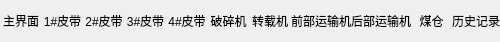
      <widget class="QFrame" name="func">
       <property name="minimumSize">
        <size>
         <width>500</width>
         <height>19</height>
        </size>
       </property>
       <property name="maximumSize">
        <size>
         <width>16777215</width>
         <height>42</height>
        </size>
       </property>
       <layout class="QHBoxLayout" name="layout_func">
        <property name="spacing">
         <number>0</number>
        </property>
        <property name="leftMargin">
         <number>0</number>
        </property>
        <property name="topMargin">
         <number>0</number>
        </property>
        <property name="rightMargin">
         <number>0</number>
        </property>
        <property name="bottomMargin">
         <number>0</number>
        </property>
        <item>
         <widget class="QLabel" name="label_main">
          <property name="text">
           <string>主界面</string>
          </property>
          <property name="alignment">
           <set>Qt::AlignCenter</set>
          </property>
         </widget>
        </item>
        <item>
         <widget class="QLabel" name="label_belt1">
          <property name="text">
           <string>1#皮带</string>
          </property>
          <property name="alignment">
           <set>Qt::AlignCenter</set>
          </property>
         </widget>
        </item>
        <item>
         <widget class="QLabel" name="label_belt2">
          <property name="text">
           <string>2#皮带</string>
          </property>
          <property name="alignment">
           <set>Qt::AlignCenter</set>
          </property>
         </widget>
        </item>
        <item>
         <widget class="QLabel" name="label_belt3">
          <property name="text">
           <string>3#皮带</string>
          </property>
          <property name="alignment">
           <set>Qt::AlignCenter</set>
          </property>
         </widget>
        </item>
        <item>
         <widget class="QLabel" name="label_belt4">
          <property name="text">
           <string>4#皮带</string>
          </property>
          <property name="alignment">
           <set>Qt::AlignCenter</set>
          </property>
         </widget>
        </item>
        <item>
         <widget class="QLabel" name="label_broker">
          <property name="text">
           <string>破碎机</string>
          </property>
          <property name="alignment">
           <set>Qt::AlignCenter</set>
          </property>
         </widget>
        </item>
        <item>
         <widget class="QLabel" name="label_loader">
          <property name="text">
           <string>转载机</string>
          </property>
          <property name="alignment">
           <set>Qt::AlignCenter</set>
          </property>
         </widget>
        </item>
        <item>
         <widget class="QLabel" name="label_tranp1">
          <property name="text">
           <string>前部运输机</string>
          </property>
          <property name="alignment">
           <set>Qt::AlignCenter</set>
          </property>
         </widget>
        </item>
        <item>
         <widget class="QLabel" name="label_tranp2">
          <property name="text">
           <string>后部运输机</string>
          </property>
          <property name="alignment">
           <set>Qt::AlignCenter</set>
          </property>
         </widget>
        </item>
        <item>
         <widget class="QLabel" name="label_bunker">
          <property name="text">
           <string>煤仓</string>
          </property>
          <property name="alignment">
           <set>Qt::AlignCenter</set>
          </property>
         </widget>
        </item>
        <item>
         <widget class="QLabel" name="label_history">
          <property name="text">
           <string>历史记录</string>
          </property>
          <property name="alignment">
           <set>Qt::AlignCenter</set>
          </property>
         </widget>
        </item>
       </layout>
      </widget>
